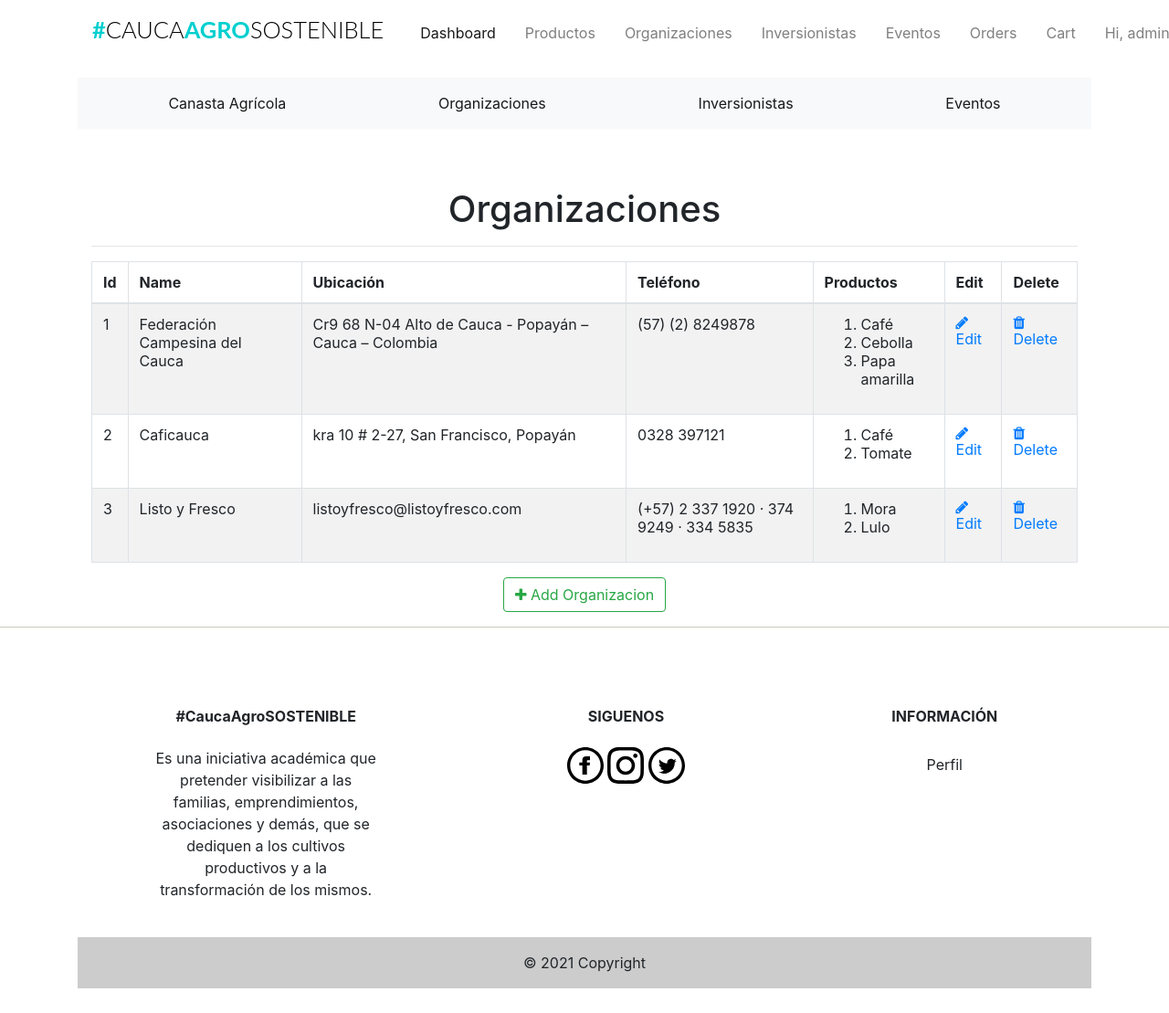
Screenshot of /admin/organizaciones (signed in) with the database file from the repository.
### app/models.py (models this page shows, shortened)
class Users(UserMixin, db.Model):
    __tablename__ = "users"
    id = db.Column(db.Integer, primary_key=True)
    firstname = db.Column(db.String(24), index=True)
    lastname = db.Column(db.String(24), index=True)
    email = db.Column(db.String(50), index=True, unique=True)
    password_hash = db.Column(db.String)
    phonenumber = db.Column(db.String(18), index=True, unique=True)
    is_admin = db.Column(db.Boolean, default=False)
    order = db.relationship('Orders', backref='user')
    kart = db.relationship('Kart', uselist=False, backref='user')
    shipping_info = db.relationship('Shipping', backref='user', lazy='dynamic')

class Organizaciones(db.Model):
    __tablename__ = 'organizaciones'
    id = db.Column(db.Integer, primary_key=True)
    organizacion_name = db.Column(db.String(20), index=True)
    organizacion_image = db.Column(db.String(120))
    organizacion_location = db.Column(db.String(120))
    organizacion_phone = db.Column(db.String(15))
    product = db.relationship('Products', backref='organizacion')

class Products(db.Model):
    __tablename__ = 'products'
    id = db.Column(db.Integer, primary_key=True)
    product_name = db.Column(db.String(100), index=True)
    product_price = db.Column(db.Integer, index=True)
    product_image = db.Column(db.String(120))
    product_description = db.Column(db.String(200))
    product_stock = db.Column(db.Integer)
    promotion_value = db.Column(db.Integer, index=True)
    organizacion_id = db.Column(db.Integer, db.ForeignKey('organizaciones.id'))

### app/admin/routes.py (the view)
@admin.route('/organizaciones', methods=['GET', 'POST'])
@login_required
def list_organizaciones():
    check_admin()
    organizaciones = Organizaciones.query.all()
    return render_template('admin/organizaciones/organizaciones.html', title="Organizaciones", organizaciones=organizaciones)

### app/admin/routes.py (called while the page is built)
def check_admin():
    if not current_user.is_admin:
        abort(403)

### app/models.py (called while the page is built)
@login_manager.user_loader
def load_user(id):
    return Users.query.get(int(id))

### app/templates/admin/organizaciones/organizaciones.html (shortened to what this page needs)
{% extends "base.html" %}
{% block head %}
<head>
    <link href="//maxcdn.bootstrapcdn.com/font-awesome/4.1.0/css/font-awesome.min.css" rel="stylesheet">
</head>
{%endblock head%}
{% block body %}
<div class="container">
  <div class="outer">
    <div class="middle">
      <div class="inner">
        <br/>
        <br/>
        <h1 style="text-align:center;">Organizaciones</h1>
        {% if organizaciones %}
          <hr class="intro-divider">
            <table class="table table-striped table-bordered">
              <thead>
                <tr>
                  <th> Id </th>
                  <th> Name </th>
                  <th> Ubicaci&oacute;n </th>
                  <th> Tel&eacute;fono </th>
                  <th> Productos</th>
                  <th> Edit </th>
                  <th> Delete </th>
                </tr>
              </thead>
              <tbody>
              {% for organizacion in organizaciones %}
                <tr>
                  <td> {{ organizacion.id}} </td>
                  <td> {{ organizacion.organizacion_name }} </td>
                  <td> {{ organizacion.organizacion_location }} </td>
                  <td> {{ organizacion.organizacion_phone }} </td>
                    {% if organizacion.product == [] %}
                    <td>
                      0
                    </td>
                    {% else %}
                  <td>
                      <ol>
                        {% for name in organizacion.product %}
                          <li>
                            {{ name.product_name }}
                          </li>
                          {% endfor %}
                        </ol>
                  </td>
                  {% endif %}
                  <td>
                    <a href="{{ url_for('admin.edit_organizacion', id=organizacion.id) }}">
                      <i class="fa fa-pencil"></i> Edit
                    </a>
                  </td>
                  <td>
                    <a href="{{ url_for('admin.delete_organizacion', id=organizacion.id) }}">
                      <i class="fa fa-trash"></i> Delete
                    </a>
                  </td>
                </tr>
              {% endfor %}
              </tbody>
            </table>
          <div style="text-align: center">
        {% else %}
          <div style="text-align: center">
            <h3> No Organizacion have been added. </h3>
            <hr class="intro-divider">
        {% endif %}
          <a href="{{ url_for('admin.add_organizacion') }}" class="btn btn-outline-success">
            <i class="fa fa-plus"></i>
            Add Organizacion
          </a>
        </div>
      </div>
    </div>
  </div>
</div>
{% endblock %}

### app/templates/navbar.html (shortened to what this page needs)
{% block navbar %}
<div class="container mt-1 mb-3">
  <nav class="navbar navbar-expand-lg navbar-light">
    <h1 class="brand_name">
      <a class="navbar-brand" href="{{ url_for('home.homepage') }}">#<span>CAUCA</span>AGRO<span>SOSTENIBLE</span></a>
    </h1>
    <div class="collapse navbar-collapse" id="navbarNav">
      <ul class="navbar-nav ml-auto mr-auto mt-2 mt-lg-0">
        {% if current_user.is_authenticated %}
        {% if current_user.is_admin %}
        <li class="nav-item ml-3">
          <a class="nav-link active" href="{{ url_for('home.admin_dashboard') }}">Dashboard</a>
        </li>
        <li class="nav-item ml-3">
          <a class="nav-link" href="{{ url_for('admin.list_products') }}">Productos</a>
        </li>
        <li class="nav-item ml-3">
          <a class="nav-link" href="{{ url_for('admin.list_organizaciones') }}">Organizaciones</a>
        </li>
        <li class="nav-item ml-3">
          <a class="nav-link" href="{{ url_for('admin.list_inversionistas') }}">Inversionistas</a>
        </li>
        <li class="nav-item ml-3">
          <a class="nav-link" href="{{ url_for('admin.list_eventos') }}">Eventos</a>
        </li>
        <li class="nav-item ml-3">
          <a class="nav-link" href="{{ url_for('admin.list_orders') }}">Orders</a>
        </li>
        <li class="nav-item ml-3">
          <a class="nav-link" href="{{ url_for('users.cart') }}">Cart</a>
        </li>
        {% else %}
        <li class="nav-item ml-3">
          <a class="nav-link" href="{{ url_for('users.cart') }}">Cart<span class="badge badge-light">{{ count
              }}</span></a>
        </li>
        {% endif %}
        <li class="nav-item dropdown ml-3">
          <a class="nav-link dropdown-toggle" data-toggle="dropdown" href="#" role="button" aria-haspopup="true"
            aria-expanded="false">
            Hi, {{ current_user.firstname }}!
          </a>
        </li>
        {% endif %}
      </ul>
    </div>
  </nav>
</div>
{% endblock %}

### app/static/css/st.css (style rules this page uses)
.brand_name .navbar-brand { font-size:1.59rem; text-transform: uppercase; font-family: 'Lato', sans-serif; font-weight: 700; color: #333; }
.brand_name >.navbar-brand { color:#01CFCF; text-decoration: none; }
.brand_name >.navbar-brand span { color: #000; font-weight: 300; }
.navbar-nav { width: 100%; align-items: flex-start; }

### rows the page displays
Users: firstname "admin"
Organizaciones: id "1", organizacion_name "Federación Campesina del Cauca", organizacion_location "Cr9 68 N-04 Alto de Cauca - Popayán – Cauca – Colombia", organizacion_phone "(57) (2) 8249878"
Products: product_name "Café"
Products: product_name "Cebolla"
Products: product_name "Papa amarilla"
Organizaciones: id "2", organizacion_name "Caficauca", organizacion_location "kra 10 # 2-27, San Francisco, Popayán", organizacion_phone "0328 397121"
Products: product_name "Café"
Products: product_name "Tomate"
Organizaciones: id "3", organizacion_name "Listo y Fresco", organizacion_location "listoyfresco@listoyfresco.com", organizacion_phone "(+57) 2 337 1920 · 374 9249 · 334 5835"
Products: product_name "Mora"
Products: product_name "Lulo"
